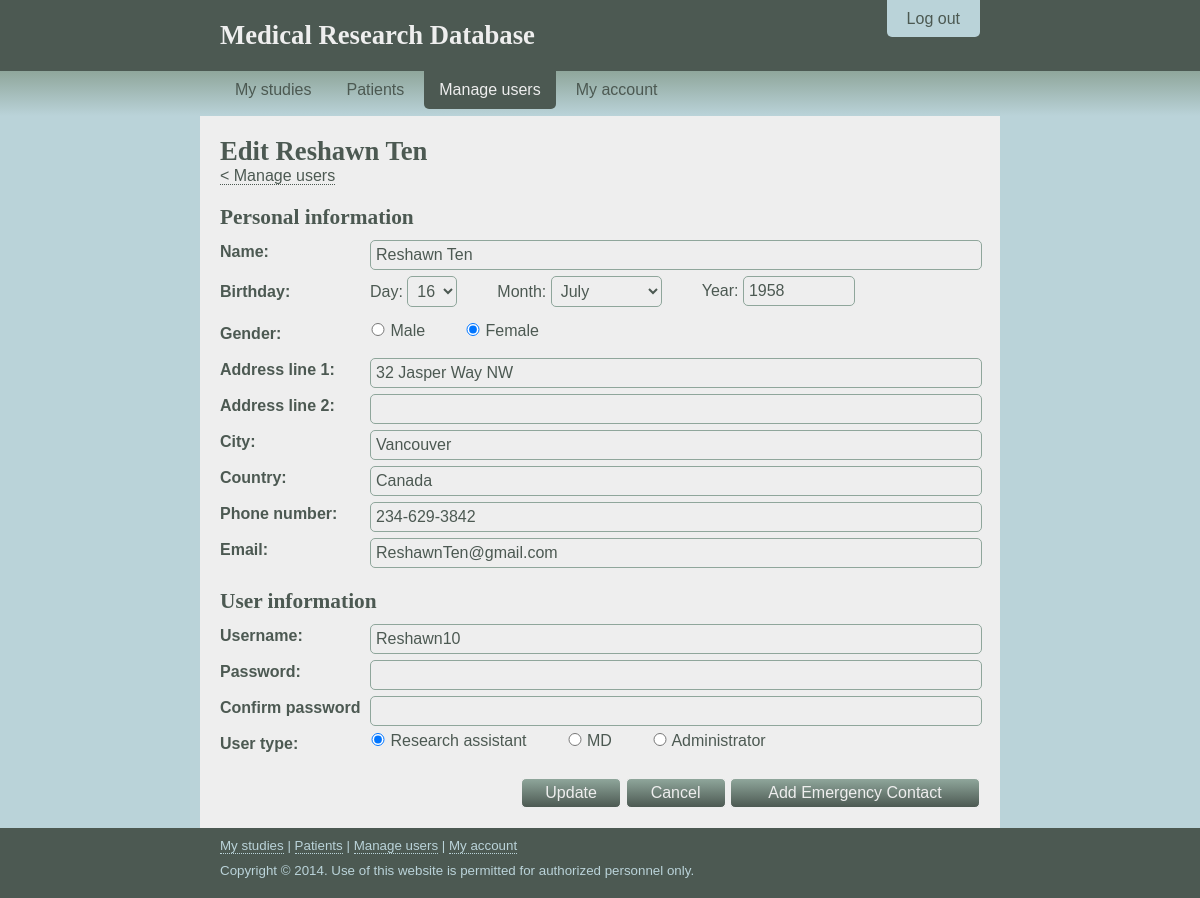
The page /user/edit-user.php?userID=10 (signed in) on the database as committed earlier.
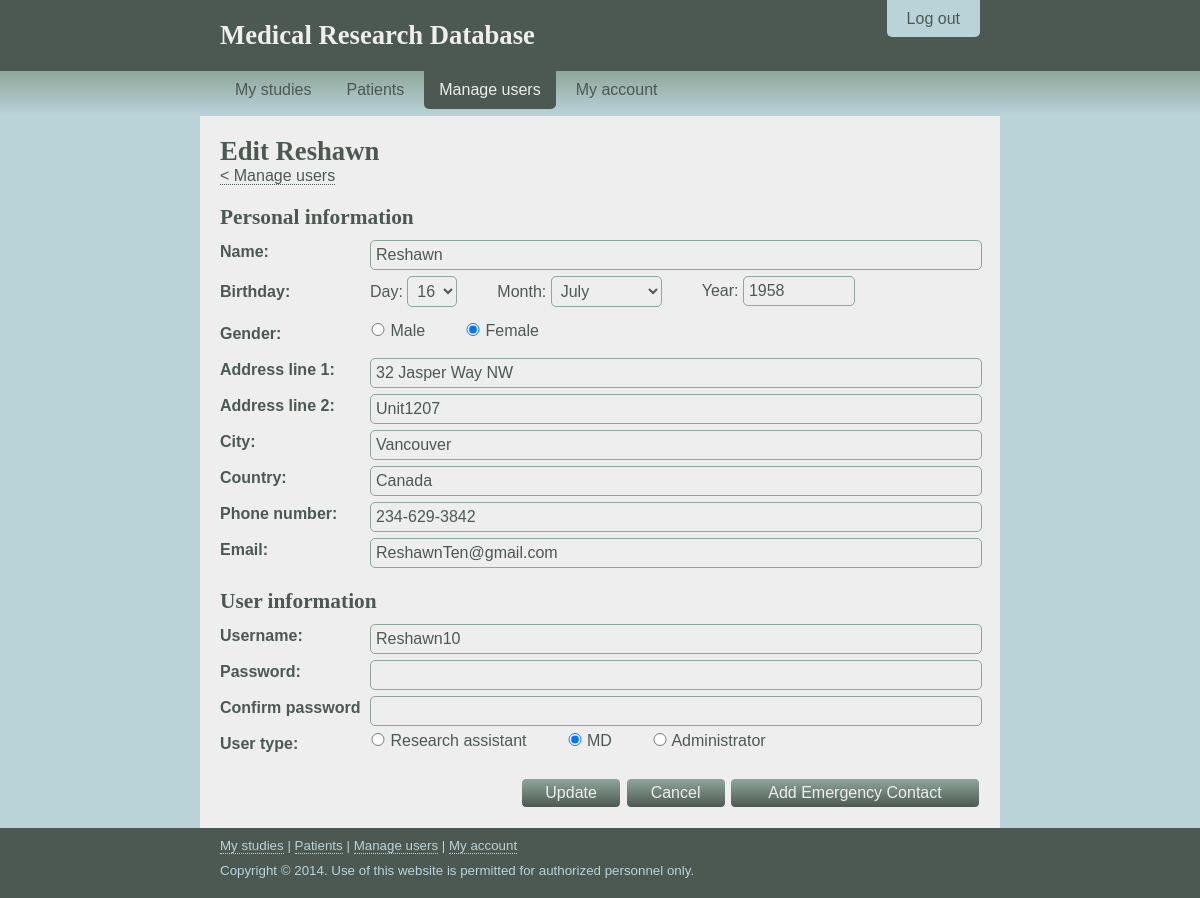
The same page on the database as committed later.
### tables this page shows
CREATE TABLE `person` (
  `id` int(11) NOT NULL AUTO_INCREMENT,
  `Birthday` date DEFAULT NULL,
  `Gender` char(1) DEFAULT NULL,
  `Name` varchar(32) DEFAULT NULL,
  `Phone` varchar(20) DEFAULT NULL,
  `Address` varchar(255) DEFAULT NULL,
  `Email` varchar(255) DEFAULT NULL,
  `Emergency_ID` int(11) DEFAULT NULL,
  PRIMARY KEY (`id`),
  KEY `FK_person_emergency_id` (`Emergency_ID`),
  CONSTRAINT `FK_person_emergency_id` FOREIGN KEY (`Emergency_ID`) REFERENCES `person` (`id`)
);

### php/gf.php (called while the page is built, shortened)
<?php
	function queryAssoc($mysqli, $query){
		$result = $mysqli->query($query);
		$data = $result->fetch_assoc();
		return $data;
	}
?>

### user/edit-user.php (the view, shortened to what the changed rows need)
<?php
  require_once("../php/edit-user-functions.php");
?>
<!DOCTYPE html>
<html lang="en">
  <head>
    <link rel="stylesheet" href="/css/layout.css" />
    <link rel="stylesheet" href="/css/nav.css" />
  </head>
  <body>
    <header>
      <div class="container">
        <div class="padding">
          <h1><a href="/" title="Home">Medical Research Database</a></h1>
        </div>
      </div>
    </header>
    <div id="content-outer">
      <div class="container">
        <div id="content-inner">
          <div class="padding">
			<?php
				$userID = $_GET['userID'];
				$user = getPerson($userID);
				echo"<h1>Edit ".$user['name']."</h1>";
			?>
            <p><a href="/users.php">&lt; Manage users</a></p>
			<?php
				$userID = $_GET['userID'];
				if(isset($_GET['emergencyContact'])){
					echo "<form action=\"edit-user.php?emergencyContact&amp;editAttempt&amp;userID=".$userID."\" method=\"post\">";
				}else{
					echo "<form action=\"edit-user.php?editAttempt&amp;userID=".$userID."\" method=\"post\">";
				}
			?>
			<h2>Personal information</h2>
              <div class="form-container">
                <ul>
				  <?php
					$person = getPerson($_GET['userID']);
					echo "<li><input type=\"text\" name=\"name\" value=\"".$person['name']."\" /></li>";
				  ?>
                </ul>
                <ul class="birthday">
                  <li>
                    <p>Day:
                      <select name="birthday">
						<?php
							$person = getPerson($_GET['userID']);
							$birthday = (int)substr($person['birthday'], 8,2);
							echo "<option value=\"".$birthday."\" selected =\"selected\">".$birthday."</option>";
						?>
                      </select>
                    </p>
                    <p>Month:
                      <select name="birthmonth">
                      </select>
                    </p>
                    <p>Year:
					<?php
						$userID = $_GET['userID'];
						$person = getPerson($userID);
						$birthyear = (int)substr($person['birthday'], 0,4);
						echo "<input type=\"text\" name=\"birthyear\" value=\"".$birthyear."\" />";
					?>
                    </p>
                  </li>
                </ul>
                <?php
					$userID = $_GET['userID'];
					$person = getPerson($userID);
					$substrings = explode('|', $person['address'], 4);
					if(count($substrings) <4){
					echo "<ul>
						<li><p>Address line 1:</p></li>
						<li><input type=\"text\" name=\"addressLine1\" value=\"".$substrings[0]."\" /></li>
					</ul>
					<ul>
						<li><p>Address line 2:</p></li>
						<li><input type=\"text\" name=\"addressLine2\" value=\"\" /></li>
					</ul>
					<ul>
						<li><p>City:</p></li>
						<li><input type=\"text\" name=\"city\" value=\"\" /></li>
					</ul>
					<ul>
						<li><p>Country:</p></li>
						<li><input type=\"text\" name=\"country\" value=\"\" /></li>
					</ul>";
					}else{
					echo "<ul>
						<li><p>Address line 1:</p></li>
						<li><input type=\"text\" name=\"addressLine1\" value=\"".$substrings[0]."\" /></li>
					</ul>
					<ul>
						<li><p>Address line 2:</p></li>
						<li><input type=\"text\" name=\"addressLine2\" value=\"".$substrings[1]."\" /></li>
					</ul>
					<ul>
						<li><p>City:</p></li>
						<li><input type=\"text\" name=\"city\" value=\"".$substrings[2]."\" /></li>
					</ul>
					<ul>
						<li><p>Country:</p></li>
						<li><input type=\"text\" name=\"country\" value=\"".$substrings[3]."\" /></li>
					</ul>";
					}
				?>
                <ul>
                  <?php
				  	$userID = $_GET['userID'];
					$person = getPerson($userID);
					echo"<li><input type=\"text\" name=\"phone\" value=\"".$person['phone']."\" /></li>";
				  ?>
                </ul>
                <ul>
				  <?php
				  	$userID = $_GET['userID'];
					$person = getPerson($userID);
					echo"<li><input type=\"text\" name=\"email\" value=\"".$person['email']."\" /></li>";
				  ?>
                </ul>
              </div>
              <h2>User information</h2>
              <div class="form-container">
                <ul class="type">
                  <li>
                  <?php
					$userID = $_GET['userID'];
					$user = getUser($userID);
					if($user['type'] == 'A'){
					echo "<p><input type=\"radio\" name=\"type\" value=\"R\" /> Research assistant</p>
                    <p><input type=\"radio\" name=\"type\" value=\"M\" /> MD</p>
                    <p><input type=\"radio\" name=\"type\" value=\"A\" checked=\"checked\"/> Administrator</p>";
					}elseif($user['type'] =='M'){
					echo "<p><input type=\"radio\" name=\"type\" value=\"R\" /> Research assistant</p>
                    <p><input type=\"radio\" name=\"type\" value=\"M\" checked=\"checked\"/> MD</p>
                    <p><input type=\"radio\" name=\"type\" value=\"A\" /> Administrator</p>";
					}else{
					echo "<p><input type=\"radio\" name=\"type\" value=\"R\" checked=\"checked\"/> Research assistant</p>
                    <p><input type=\"radio\" name=\"type\" value=\"M\" /> MD</p>
                    <p><input type=\"radio\" name=\"type\" value=\"A\" /> Administrator</p>";
					}
				  ?>
                  </li>
                </ul>
              </div>
              <?php
			  if(!isset($_GET['emergencyContact'])){
			    echo "<div class=\"form-buttons\">
                <input type=\"submit\" name=\"submit\" value=\"Update\" />
                <input type=\"button\" name=\"cancel\" value=\"Cancel\" onclick=\"window.location = '/users.php';\" />
				<input type=\"button\" style=\"width: 250px\" name=\"addEmergC\" value=\"Add Emergency Contact\" onclick=\"window.location = '/user/edit-user.php?userID=".$_GET['userID']."&amp;emergencyContact';\"/>";
					}else{
					echo
              "<h2>Emergency contact information</h2>
                <input type=\"button\" name=\"cancel\" value=\"Cancel\" onclick=\"window.location = '/users.php';\" />";}
				?>
              </div>
            </form>
          </div>
        </div>
      </div>
    </div>
  </body>
</html>

Rows that differ between the two databases and show on the page:
changed person "July": Name "Reshawn Ten" → "Reshawn"; name "Reshawn Ten" → "Reshawn"; addressLine2 (not shown) → "Unit1207"
changed user "Reshawn10": Type_Flag "R" → "M" (drawn)
Other text that changed with them:
form field type: (not shown) → "☐"
form field type: (not shown) → "☑"
form field type: "☑" → (not shown)
form field type: "☐" → (not shown)
